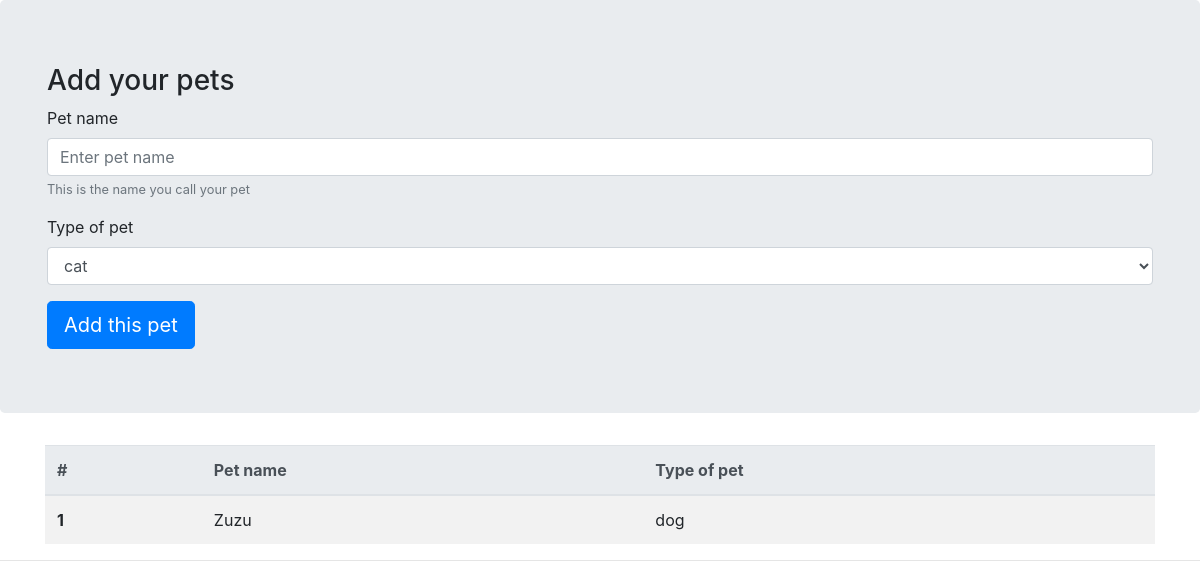
Before: / with the older database file.
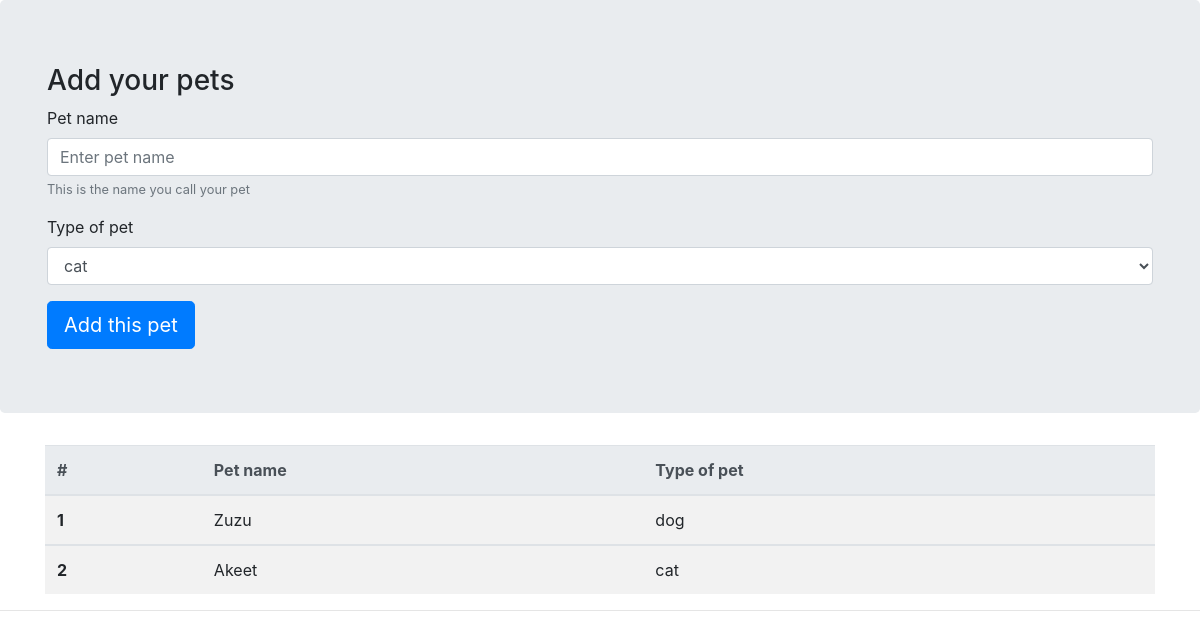
After: the same page with the newer database file.
### tables this page shows
CREATE TABLE "pets" (
	"id"	INTEGER NOT NULL PRIMARY KEY AUTOINCREMENT UNIQUE,
	"name"	TEXT NOT NULL UNIQUE,
	"animal_id"	INTEGER NOT NULL
);

CREATE TABLE "animals" (
	"id"	INTEGER NOT NULL PRIMARY KEY AUTOINCREMENT UNIQUE,
	"common_name"	TEXT NOT NULL UNIQUE
);

### server_sqlite3.py (the view)
@app.route("/")
def index():
    conn = connectToSQLite3('my_db.db')
    all_animals = conn.query_db('SELECT * FROM animals ORDER BY common_name')
    all_pets = conn.query_db('SELECT pets.id, name, common_name FROM pets JOIN animals ON pets.animal_id = animals.id ;')
    return render_template("index2.html", all_animals=all_animals, all_pets=all_pets)

### sqlite3connection.py (called while the page is built)
def make_dict(arr1, arr2):
    result = []
    if len(arr1) < 1:
        return result
    if len(arr1[0]) != len(arr2):
        raise Exception('columns and data do not match')
    for row in arr1:
        row_dict = dict()
        for j in range(len(row)):
            row_dict[arr2[j][0]] = row[j]
        result.append(row_dict)
    return result

def connectToSQLite3(db):
    return SQLite3Connection(db)

    def query_db(self, query, data=[]):
        cursor = self.connection.cursor()
        try:
            cursor.execute(query, data)
            if query.lower().find("select") >= 0:
                res = cursor.fetchall()
                columns = cursor.description
                result = make_dict(res, columns)
                print(result)
                return result
            else:
                self.connection.commit()
        except Exception as e:
            print("ERROR:", e)
            return False

    def __del__(self):
        self.connection.close()

### templates/index2.html (shortened to what this page needs)
{% extends "master.html" %}
{% block content %}
    <div class="jumbotron">
        <div class="container">
            <h3>Add your pets</h3>
            <form action="/add_pet" method="post">
                <div class="form-group">
                    <label>Pet name</label>
                    <input name="pet_name" type="text" class="form-control" placeholder="Enter pet name">
                    <small class="form-text text-muted">This is the name you call your pet</small>
                </div>
                <div class="form-group">
                    <label>Type of pet</label>
                    <select name="pet_type" class="form-control">
                        {% for animal in all_animals %}
                            <option value="{{animal['id']}}">{{animal['common_name']}}</option>
                        {% endfor %}
                    </select>
                </div>
                <button type="submit" class="btn btn-primary btn-lg">Add this pet</button>
            </form>
        </div>
    </div>
    <div class="container">
        <table class="table table-striped">
            <thead class="thead-light">
                <tr>
                <th scope="col">#</th>
                <th scope="col">Pet name</th>
                <th scope="col">Type of pet</th>
                </tr>
            </thead>
            {% for pet in all_pets %}
            <tbody>
                <tr>
                <th scope="row">{{pet['id']}}</th>
                <td>{{pet['name']}}</td>
                <td>{{pet['common_name']}}</td>
                </tr>
            </tbody>
            {% endfor %}
        </table>
    </div>
{% endblock %}

### templates/master.html (shortened to what this page needs)
<!DOCTYPE html>
<head>
  {% block head %}
  <link rel="stylesheet" href="https://stackpath.bootstrapcdn.com/bootstrap/4.3.1/css/bootstrap.min.css">
  {% endblock %}
</head>
<body>
    <div id="content">
      {% block content %}{% endblock %}
    </div>
    <hr>
</body>

Changed rows visible on the page:
added pets: id "2", name "Akeet", common_name "cat"
